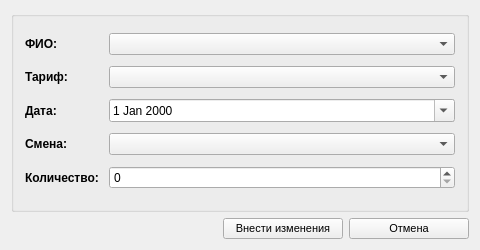
<?xml version="1.0" encoding="UTF-8"?>
<ui version="4.0">
 <class>ZImportDataForm</class>
 <widget class="QWidget" name="ZImportDataForm">
  <property name="geometry">
   <rect>
    <x>0</x>
    <y>0</y>
    <width>480</width>
    <height>250</height>
   </rect>
  </property>
  <property name="minimumSize">
   <size>
    <width>480</width>
    <height>250</height>
   </size>
  </property>
  <property name="windowTitle">
   <string>Добавление (изменение) записи</string>
  </property>
  <property name="windowIcon">
   <iconset resource="../DSV.qrc">
    <normaloff>:/images/add.png</normaloff>:/images/add.png</iconset>
  </property>
  <property name="styleSheet">
   <string notr="true"/>
  </property>
  <layout class="QVBoxLayout" name="verticalLayout">
   <item>
    <widget class="QGroupBox" name="requiredBox">
     <property name="title">
      <string/>
     </property>
     <layout class="QGridLayout" name="gridLayout_2">
      <item row="0" column="0">
       <widget class="QLabel" name="nameText">
        <property name="sizePolicy">
         <sizepolicy hsizetype="Fixed" vsizetype="Preferred">
          <horstretch>0</horstretch>
          <verstretch>0</verstretch>
         </sizepolicy>
        </property>
        <property name="font">
         <font>
          <weight>75</weight>
          <bold>true</bold>
         </font>
        </property>
        <property name="text">
         <string>ФИО:</string>
        </property>
       </widget>
      </item>
      <item row="2" column="0">
       <widget class="QLabel" name="lblSectionPlus">
        <property name="font">
         <font>
          <weight>75</weight>
          <bold>true</bold>
         </font>
        </property>
        <property name="text">
         <string>Тариф:</string>
        </property>
       </widget>
      </item>
      <item row="4" column="0">
       <widget class="QLabel" name="lblSectionMinus">
        <property name="font">
         <font>
          <weight>75</weight>
          <bold>true</bold>
         </font>
        </property>
        <property name="text">
         <string>Дата:</string>
        </property>
       </widget>
      </item>
      <item row="0" column="1">
       <widget class="QComboBox" name="cboFIO"/>
      </item>
      <item row="2" column="1">
       <widget class="QComboBox" name="cboTariff"/>
      </item>
      <item row="4" column="1">
       <widget class="QDateEdit" name="date">
        <property name="calendarPopup">
         <bool>true</bool>
        </property>
       </widget>
      </item>
      <item row="5" column="1">
       <widget class="QComboBox" name="cboSmena"/>
      </item>
      <item row="5" column="0">
       <widget class="QLabel" name="lblSectionMinus_2">
        <property name="font">
         <font>
          <weight>75</weight>
          <bold>true</bold>
         </font>
        </property>
        <property name="text">
         <string>Смена:</string>
        </property>
       </widget>
      </item>
      <item row="6" column="1">
       <widget class="QSpinBox" name="spinNum"/>
      </item>
      <item row="6" column="0">
       <widget class="QLabel" name="lblSectionMinus_3">
        <property name="font">
         <font>
          <weight>75</weight>
          <bold>true</bold>
         </font>
        </property>
        <property name="text">
         <string>Количество: </string>
        </property>
       </widget>
      </item>
     </layout>
    </widget>
   </item>
   <item>
    <layout class="QHBoxLayout" name="horizontalLayout">
     <item>
      <spacer name="horizontalSpacer">
       <property name="orientation">
        <enum>Qt::Horizontal</enum>
       </property>
       <property name="sizeHint" stdset="0">
        <size>
         <width>40</width>
         <height>20</height>
        </size>
       </property>
      </spacer>
     </item>
     <item>
      <widget class="QPushButton" name="cmdSave">
       <property name="minimumSize">
        <size>
         <width>120</width>
         <height>0</height>
        </size>
       </property>
       <property name="font">
        <font>
         <family>MS Shell Dlg 2</family>
         <pointsize>8</pointsize>
        </font>
       </property>
       <property name="text">
        <string>Внести изменения</string>
       </property>
       <property name="icon">
        <iconset resource="../DSV.qrc">
         <normaloff>:/images/add.png</normaloff>:/images/add.png</iconset>
       </property>
       <property name="iconSize">
        <size>
         <width>24</width>
         <height>24</height>
        </size>
       </property>
      </widget>
     </item>
     <item>
      <widget class="QPushButton" name="cmdCancel">
       <property name="minimumSize">
        <size>
         <width>120</width>
         <height>0</height>
        </size>
       </property>
       <property name="font">
        <font>
         <family>MS Shell Dlg 2</family>
         <pointsize>8</pointsize>
        </font>
       </property>
       <property name="text">
        <string>Отмена</string>
       </property>
       <property name="icon">
        <iconset resource="../DSV.qrc">
         <normaloff>:/images/error.png</normaloff>:/images/error.png</iconset>
       </property>
       <property name="iconSize">
        <size>
         <width>24</width>
         <height>24</height>
        </size>
       </property>
      </widget>
     </item>
    </layout>
   </item>
  </layout>
 </widget>
 <layoutdefault spacing="6" margin="11"/>
 <resources>
  <include location="../DSV.qrc"/>
 </resources>
 <connections>
  <connection>
   <sender>cmdCancel</sender>
   <signal>clicked()</signal>
   <receiver>ZImportDataForm</receiver>
   <slot>close()</slot>
   <hints>
    <hint type="sourcelabel">
     <x>423</x>
     <y>337</y>
    </hint>
    <hint type="destinationlabel">
     <x>246</x>
     <y>181</y>
    </hint>
   </hints>
  </connection>
 </connections>
</ui>
